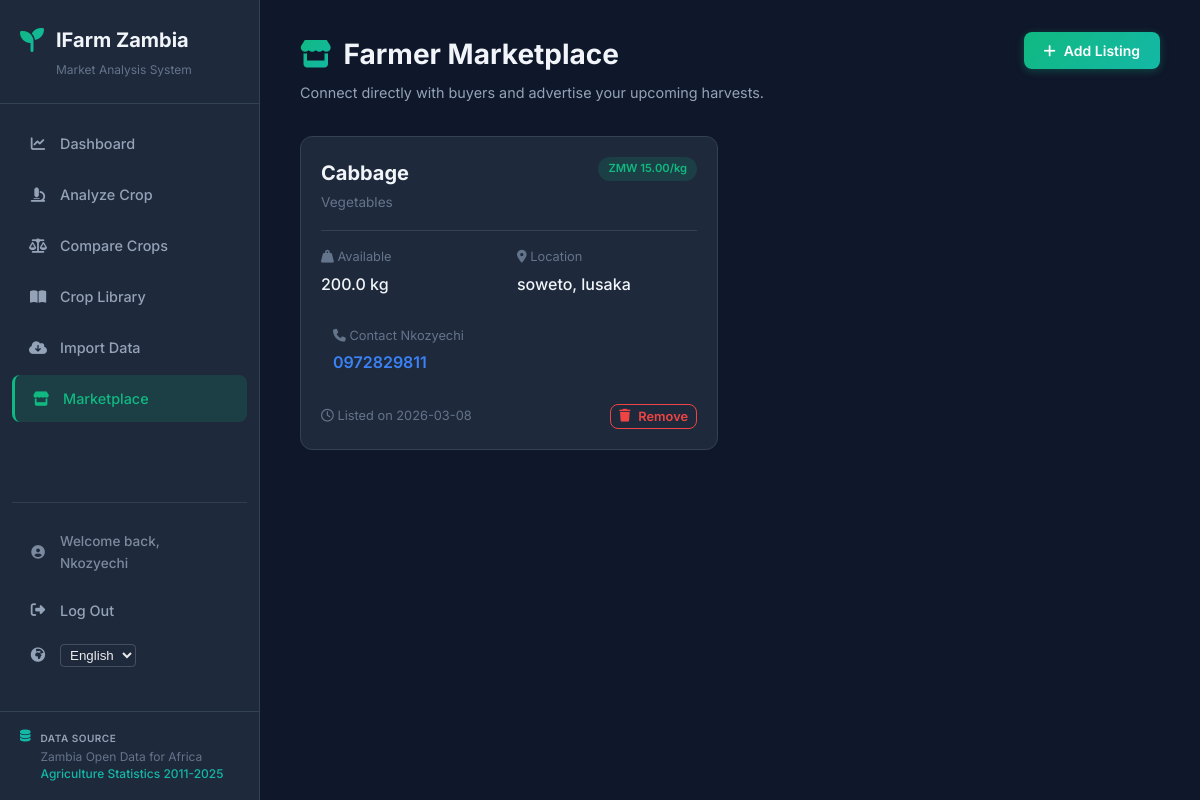
The app's page /marketplace (signed in) with its own data.
### tables this page shows
CREATE TABLE users (
            id INTEGER PRIMARY KEY AUTOINCREMENT,
            username TEXT NOT NULL UNIQUE,
            password_hash TEXT NOT NULL,
            created_at TIMESTAMP DEFAULT CURRENT_TIMESTAMP
        );

CREATE TABLE marketplace_listings (
            id INTEGER PRIMARY KEY AUTOINCREMENT,
            user_id INTEGER NOT NULL,
            crop_id INTEGER NOT NULL,
            quantity_kg REAL NOT NULL,
            price_per_kg REAL NOT NULL,
            location TEXT NOT NULL,
            contact_info TEXT NOT NULL,
            description TEXT,
            created_at TIMESTAMP DEFAULT CURRENT_TIMESTAMP,
            FOREIGN KEY (user_id) REFERENCES users(id),
            FOREIGN KEY (crop_id) REFERENCES crops(id)
        );

CREATE TABLE crops (
            id INTEGER PRIMARY KEY AUTOINCREMENT,
            name TEXT NOT NULL UNIQUE,
            category TEXT NOT NULL,
            growth_period_months INTEGER NOT NULL,
            description TEXT
        );

### app.py (the view)
@app.route('/marketplace', methods=['GET'])
def marketplace():
    ensure_db()
    listings = get_marketplace_listings()
    crops = get_crop_list()
    return render_template('marketplace.html', listings=listings, crops=crops, provinces=PROVINCES)

### app.py (called while the page is built)
@login_manager.user_loader
def load_user(user_id):
    user_data = get_user_by_id(user_id)
    if user_data:
        return User(id=user_data['id'], username=user_data['username'], password_hash=user_data['password_hash'])
    return None

def ensure_db():
    if not os.path.exists(get_db_path()):
        seed_database()

@app.context_processor
def inject_translations():
    def t(key):
        lang = session.get('lang', 'en')
        return TRANSLATIONS.get(lang, {}).get(key, TRANSLATIONS.get('en', {}).get(key, key))
    return dict(t=t, current_lang=session.get('lang', 'en'))

### models/database.py (called while the page is built)
def get_db_path():
    return os.environ.get(
        'IFARM_DB_PATH',
        os.path.join(os.path.dirname(os.path.dirname(__file__)), 'ifarm.db'),
    )

def ensure_db_directory():
    db_directory = os.path.dirname(get_db_path())
    if db_directory:
        os.makedirs(db_directory, exist_ok=True)

def get_db():
    ensure_db_directory()
    conn = sqlite3.connect(get_db_path())
    conn.row_factory = sqlite3.Row
    return conn

def get_crop_list():
    conn = get_db()
    crops = conn.execute('SELECT * FROM crops ORDER BY name').fetchall()
    conn.close()
    return [dict(c) for c in crops]

def get_user_by_id(user_id):
    conn = get_db()
    user = conn.execute('SELECT * FROM users WHERE id = ?', (user_id,)).fetchone()
    conn.close()
    return dict(user) if user else None

def get_marketplace_listings(limit=50):
    conn = get_db()
    query = '''
        SELECT m.*, u.username, c.name as crop_name, c.category as crop_category
        FROM marketplace_listings m
        JOIN users u ON m.user_id = u.id
        JOIN crops c ON m.crop_id = c.id
        ORDER BY m.created_at DESC
        LIMIT ?
    '''
    listings = conn.execute(query, (limit,)).fetchall()
    conn.close()
    return [dict(l) for l in listings]

### templates/marketplace.html (shortened to what this page needs)
{% extends "base.html" %}
{% block content %}
<div class="page-header">
    <div>
        <h1><i class="fas fa-store"></i> Farmer Marketplace</h1>
        <p class="subtitle">Connect directly with buyers and advertise your upcoming harvests.</p>
    </div>
    {% if current_user.is_authenticated %}
    <button class="btn btn-primary" onclick="document.getElementById('addListingForm').style.display='block'; window.scrollTo(0, document.body.scrollHeight);">
        <i class="fas fa-plus"></i> Add Listing
    </button>
    {% else %}
    <a href="{{ url_for('login', next=request.path) }}" class="btn btn-outline">
        <i class="fas fa-sign-in-alt"></i> Login to Sell
    </a>
    {% endif %}
</div>
{% if not listings %}
<div class="empty-state" style="text-align: center; padding: 4rem 2rem; background: var(--bg-card); border-radius: var(--radius-lg); border: 1px dashed var(--border-color);">
    <i class="fas fa-store-slash" style="font-size: 3rem; color: var(--text-muted); margin-bottom: 1rem;"></i>
    <h2>No Active Listings</h2>
    <p style="color: var(--text-muted);">Be the first to list your harvest!</p>
</div>
{% else %}
<div style="display: grid; grid-template-columns: repeat(auto-fill, minmax(300px, 1fr)); gap: 1.5rem; margin-bottom: 3rem;">
    {% for listing in listings %}
    <div class="metric-card" style="display: flex; flex-direction: column; justify-content: space-between;">
        <div style="margin-bottom: 1rem; border-bottom: 1px solid var(--border-color); padding-bottom: 1rem;">
            <div style="display: flex; justify-content: space-between; align-items: start;">
                <h3 style="margin: 0; font-size: 1.25rem;">{{ listing.crop_name }}</h3>
                <span class="badge badge-green">ZMW {{ "%.2f"|format(listing.price_per_kg) }}/kg</span>
            </div>
            <span style="font-size: 0.85rem; color: var(--text-muted);">{{ listing.crop_category }}</span>
        </div>
        <div style="display: grid; grid-template-columns: 1fr 1fr; gap: 1rem; margin-bottom: 1rem;">
            <div>
                <p style="font-size: 0.8rem; color: var(--text-muted); margin-bottom: 0.25rem;"><i class="fas fa-weight-hanging"></i> Available</p>
                <div style="font-weight: 500;">{{ "{:,.1f}".format(listing.quantity_kg) }} kg</div>
            </div>
            <div>
                <p style="font-size: 0.8rem; color: var(--text-muted); margin-bottom: 0.25rem;"><i class="fas fa-map-marker-alt"></i> Location</p>
                <div style="font-weight: 500;">{{ listing.location }}</div>
            </div>
        </div>
        <div style="background: var(--bg-body); padding: 0.75rem; border-radius: var(--radius-md); margin-bottom: 1rem;">
            <p style="font-size: 0.8rem; color: var(--text-muted); margin-bottom: 0.25rem;"><i class="fas fa-phone"></i> Contact {{ listing.username }}</p>
            <div style="font-weight: 600; color: var(--accent-blue);">{{ listing.contact_info }}</div>
        </div>
        <div style="display: flex; justify-content: space-between; align-items: center; font-size: 0.8rem; color: var(--text-muted);">
            <span><i class="far fa-clock"></i> Listed on {{ listing.created_at.split(' ')[0] }}</span>
            {% if current_user.is_authenticated and current_user.id == listing.user_id %}
            <form action="{{ url_for('marketplace_delete', listing_id=listing.id) }}" method="POST" style="margin: 0;">
                <button type="submit" class="btn btn-outline" style="padding: 0.25rem 0.5rem; font-size: 0.8rem; color: var(--accent-red); border-color: var(--accent-red);" onclick="return confirm('Are you sure you want to remove this listing?');">
                    <i class="fas fa-trash"></i> Remove
                </button>
            </form>
            {% endif %}
        </div>
    </div>
    {% endfor %}
</div>
{% endif %}
{% endblock %}

### templates/base.html (shortened to what this page needs)
<!DOCTYPE html>
<html lang="en">
<head>
    <link rel="stylesheet" href="https://cdnjs.cloudflare.com/ajax/libs/font-awesome/6.5.1/css/all.min.css">
    <link rel="stylesheet" href="{{ url_for('static', filename='css/style.css') }}">
</head>
<body>
    {% set is_landing = (request.endpoint == 'landing') or (request.endpoint == 'index' and not current_user.is_authenticated) %}
    {% if not is_landing %}
    <nav class="sidebar" id="sidebar">
        <div class="sidebar-header">
            <div class="logo">
                <i class="fas fa-seedling"></i>
                <span>{{ t('IFarm Zambia') }}</span>
            </div>
            <p class="logo-subtitle">Market Analysis System</p>
        </div>
        <div class="nav-links">
            <a href="{{ url_for('index') }}" class="nav-link {% if request.endpoint == 'index' %}active{% endif %}">
                {% if current_user.is_authenticated %}
                <i class="fas fa-chart-line"></i>
                <span>{{ t('Dashboard') }}</span>
                {% else %}
                <i class="fas fa-home"></i>
                <span>{{ t('Home') }}</span>
                {% endif %}
            </a>
            <a href="{{ url_for('analyze') }}" class="nav-link {% if request.endpoint == 'analyze' %}active{% endif %}">
                <i class="fas fa-microscope"></i>
                <span>{{ t('Analyze Crop') }}</span>
            </a>
            <a href="{{ url_for('compare') }}" class="nav-link {% if request.endpoint == 'compare' %}active{% endif %}">
                <i class="fas fa-balance-scale"></i>
                <span>{{ t('Compare') }} Crops</span>
            </a>
            <a href="{{ url_for('crop_library') }}" class="nav-link {% if request.endpoint == 'crop_library' %}active{% endif %}">
                <i class="fas fa-book-open"></i>
                <span>{{ t('Crop Library') }}</span>
            </a>
            <a href="{{ url_for('import_data') }}" class="nav-link {% if request.endpoint == 'import_data' %}active{% endif %}">
                <i class="fas fa-cloud-download-alt"></i>
                <span>Import Data</span>
            </a>
            <a href="{{ url_for('marketplace') }}" class="nav-link {% if request.endpoint == 'marketplace' %}active{% endif %}">
                <i class="fas fa-store"></i>
                <span>{{ t('Marketplace') }}</span>
            </a>
            <div style="margin-top: auto; border-top: 1px solid rgba(226, 232, 240, 0.1); padding-top: 1rem; margin-bottom: 1rem;">
                {% if current_user.is_authenticated %}
                <div class="nav-link" style="opacity: 0.8; font-size: 0.85rem;">
                    <i class="fas fa-user-circle"></i>
                    <span>{{ t('Welcome back') }}, {{ current_user.username }}</span>
                </div>
                <a href="{{ url_for('logout') }}" class="nav-link">
                    <i class="fas fa-sign-out-alt"></i>
                    <span>{{ t('Log Out') }}</span>
                </a>
                {% endif %}
                <div class="nav-link" style="padding-top: 10px;">
                    <i class="fas fa-globe-africa"></i>
                    <select onchange="window.location.href='/set_language/' + this.value" style="background: transparent; border: 1px solid rgba(255,255,255,0.2); color: white; padding: 2px 5px; border-radius: 4px; outline: none; cursor: pointer; opacity: 0.9;">
                        <option value="en" {% if current_lang == 'en' %}selected{% endif %} style="color: black;">English</option>
                    </select>
                </div>
            </div>
        </div>
        <div class="sidebar-footer">
            <div class="data-source">
                <i class="fas fa-database"></i>
                <div>
                    <small>Data Source</small>
                    <p>Zambia Open Data for Africa</p>
                    <p class="year-range">Agriculture Statistics 2011-2025</p>
                </div>
            </div>
        </div>
    </nav>
    {% endif %}
    <main class="main-content {% if is_landing %}no-sidebar{% endif %}">
        {% block content %}{% endblock %}
    </main>
</body>
</html>

### records on screen
users: username "Nkozyechi"
marketplace_listings: crop_name "Cabbage", price_per_kg "15.00", crop_category "Vegetables", quantity_kg "200.0", location "soweto, lusaka", username "Nkozyechi", contact_info "0972829811", created_at "2026-03-08"

### other values on screen
{{ t('IFarm Zambia') }} "IFarm Zambia"
{{ t('Dashboard') }} "Dashboard"
{{ t('Analyze Crop') }} "Analyze Crop"
{{ t('Compare') }} "Compare"
{{ t('Crop Library') }} "Crop Library"
{{ t('Marketplace') }} "Marketplace"
{{ t('Welcome back') }} "Welcome back"
{{ t('Log Out') }} "Log Out"
